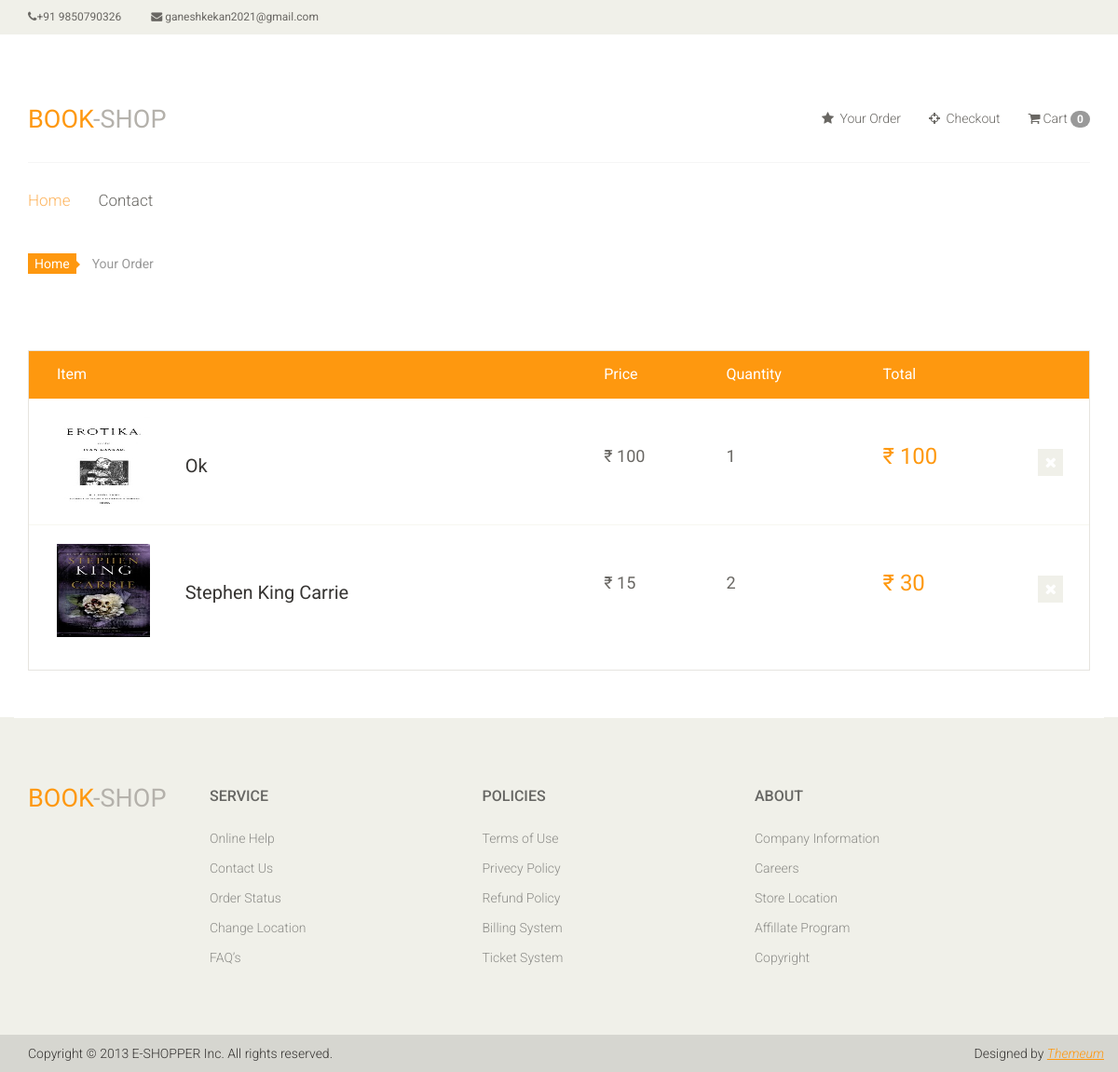
Page /order/ (signed in) on the committed database.
### app/models.py (models this page shows, shortened)
class Order(models.Model):
    image = models.ImageField(upload_to='ecommerce/order/image')
    product = models.CharField(max_length=500, default='')
    user = models.ForeignKey(User, on_delete=models.CASCADE)
    price = models.IntegerField()
    quantity = models.CharField(max_length=5)
    total = models.CharField(max_length=1000, default='')
    address = models.TextField()
    phone = models.CharField(max_length=10)
    pincode = models.CharField(max_length=10)
    date = models.DateField(default=datetime.datetime.today)

### e_comm/views.py (the view)
# urls.py: path('order/', views.Your_Order, name='order'),
def Your_Order(request):
    uid = request.session.get('_auth_user_id')
    user = User.objects.get(pk=uid)
    order = Order.objects.filter(user=user)
    context = {
        'order': order,
    }
    return render(request, 'order.html', context)

### templates/order.html
{% extends 'master.html' %}
{% block content %}
    <section id="cart_items">
		<div class="container">
			<div class="breadcrumbs">
				<ol class="breadcrumb">
				  <li><a href="#">Home</a></li>
				  <li class="active">Your Order</li>
				</ol>
			</div>
			<div class="table-responsive cart_info">
				<table class="table table-condensed">
					<thead>
						<tr class="cart_menu">
							<td class="image">Item</td>
							<td class="description"></td>
							<td class="price">Price</td>
							<td class="quantity">Quantity</td>
							<td class="total">Total</td>
							<td></td>
						</tr>
					</thead>
					<tbody>
					{% for i in order %}
						<tr>
							<td class="cart_product">
								<a href=""><img src="{{i.image}}" height="100px" width="100px" alt=""></a>
							</td>
							<td class="cart_description">
								<h4><a href="">{{i.product}}</a></h4>
							</td>
							<td class="cart_price">
								<p>₹ {{i.price}}</p>
							</td>
							<td class="cart_price">
								<div class="cart_quantity_button">
									<p>{{i.quantity}}</p>
								</div>
							</td>
							<td class="cart_total">
								<p class="cart_total_price">₹ {{i.total}}</p>
							</td>
							<td class="cart_delete">
								<a class="cart_quantity_delete" href=""><i class="fa fa-times"></i></a>
							</td>
						</tr>
					{% endfor %}
					</tbody>
				</table>
			</div>
		</div>
	</section>
{% endblock %}

### static/css/main.css (style rules this page uses)
body { font-family: 'Roboto', sans-serif; background:; position: relative; font-weight:400px; }
a { -webkit-transition: 300ms; -moz-transition: 300ms; -o-transition: 300ms; transition: 300ms; }
h1, h2, h3, h4, h5, h6 { font-family: 'Roboto', sans-serif; }
.breadcrumbs { position: relative; }
.breadcrumbs .breadcrumb { background:transparent; margin-bottom: 75px; padding-left: 0; }
.breadcrumbs .breadcrumb li a { background:#FE980F; color: #FFFFFF; padding: 3px 7px; }
.breadcrumbs .breadcrumb li a:after { content:""; height:auto; width: auto; border-width: 8px; border-style: solid; border-color:transparent transparent transparent #FE980F; position: absolute; top: 11px; left:48px; }
.breadcrumbs .breadcrumb > li + li:before { content: " "; }
#cart_items .cart_info { border: 1px solid #E6E4DF; margin-bottom: 50px }
#cart_items .cart_info .cart_menu { background: #FE980F; color: #fff; font-size: 16px; font-family: 'Roboto', sans-serif; font-weight: normal; }
#cart_items .cart_info .table.table-condensed thead tr { height: 51px; }
#cart_items .cart_info .table.table-condensed tr { border-bottom: 1px solid#F7F7F0 }
#cart_items .cart_info .table.table-condensed tr:last-child { border-bottom: 0 }
.cart_info table tr td { border-top: 0 none; vertical-align: inherit; }
#cart_items .cart_info .image { padding-left: 30px; }
#cart_items .cart_info .cart_description h4 { margin-bottom: 0 }
#cart_items .cart_info .cart_description h4 a { color: #363432; font-family: 'Roboto',sans-serif; font-size: 20px; font-weight: normal; }
#cart_items .cart_info .cart_price p { color:#696763; font-size: 18px }
#cart_items .cart_info .cart_total_price { color: #FE980F; font-size: 24px; }
.cart_product { display: block; margin: 15px -70px 10px 25px; }
.cart_delete { display: block; margin-right: -12px; overflow: hidden; }
.cart_delete a { background:#F0F0E9; color: #FFFFFF; padding: 5px 7px; font-size: 16px }

### rows in the picture
Order: image (picture), product "Ok", price "100", quantity "1", total "100"
Order: image (picture), product "Stephen King Carrie", price "15", quantity "2", total "30"

### other values in the picture
{{ request.session.cart|length }} "0"
